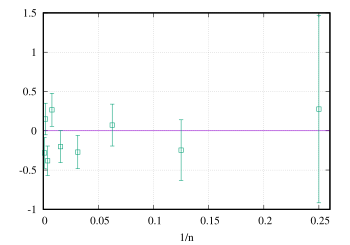

Source code (gnuplot):
set xrange [0:0.26]
set grid
set xlabel "1/n"
mu = 2
sigma2 = 2.25
sx = 0
kx = 15.1875
plot \
kx-3*sigma2**2 notitle, \
"< tail -10 ../../stat/normal_distribution.op" u (1/$1):14:15 w e notitle pt 4
